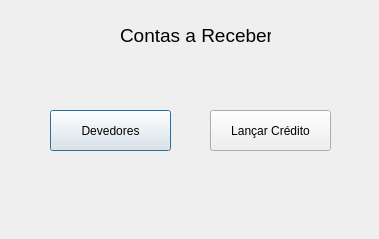
<?xml version="1.0" encoding="UTF-8"?>
<ui version="4.0">
 <class>FormContasReceber</class>
 <widget class="QDialog" name="FormContasReceber">
  <property name="geometry">
   <rect>
    <x>0</x>
    <y>0</y>
    <width>379</width>
    <height>239</height>
   </rect>
  </property>
  <property name="windowTitle">
   <string>Dialog</string>
  </property>
  <widget class="QLabel" name="label">
   <property name="geometry">
    <rect>
     <x>120</x>
     <y>20</y>
     <width>151</width>
     <height>31</height>
    </rect>
   </property>
   <property name="font">
    <font>
     <pointsize>14</pointsize>
    </font>
   </property>
   <property name="text">
    <string>Contas a Receber</string>
   </property>
  </widget>
  <widget class="QPushButton" name="btnDevedores">
   <property name="geometry">
    <rect>
     <x>50</x>
     <y>110</y>
     <width>121</width>
     <height>41</height>
    </rect>
   </property>
   <property name="text">
    <string>Devedores</string>
   </property>
   <property name="icon">
    <iconset>
     <normaloff>../../img/devedor.png</normaloff>../../img/devedor.png</iconset>
   </property>
   <property name="iconSize">
    <size>
     <width>30</width>
     <height>30</height>
    </size>
   </property>
  </widget>
  <widget class="QPushButton" name="btnLancarCredito">
   <property name="geometry">
    <rect>
     <x>210</x>
     <y>110</y>
     <width>121</width>
     <height>41</height>
    </rect>
   </property>
   <property name="text">
    <string>Lançar Crédito</string>
   </property>
   <property name="icon">
    <iconset>
     <normaloff>../../img/credit.png</normaloff>../../img/credit.png</iconset>
   </property>
   <property name="iconSize">
    <size>
     <width>30</width>
     <height>30</height>
    </size>
   </property>
  </widget>
 </widget>
 <resources/>
 <connections/>
</ui>
